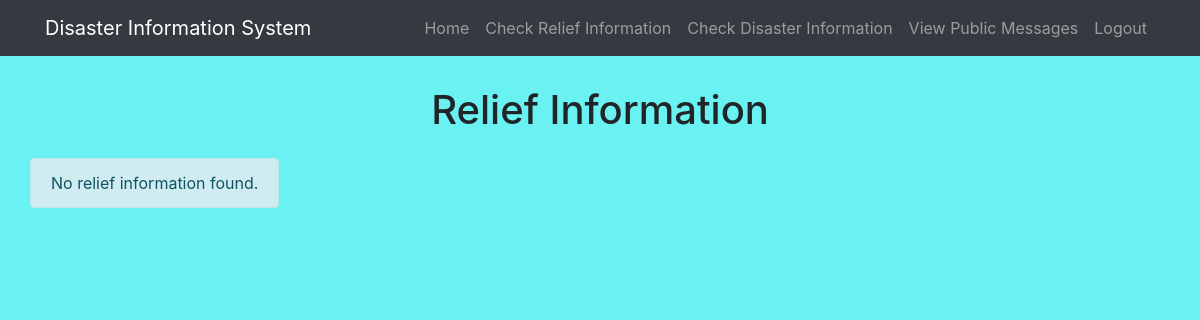
Page /user/relief_information.php on the earlier database version.
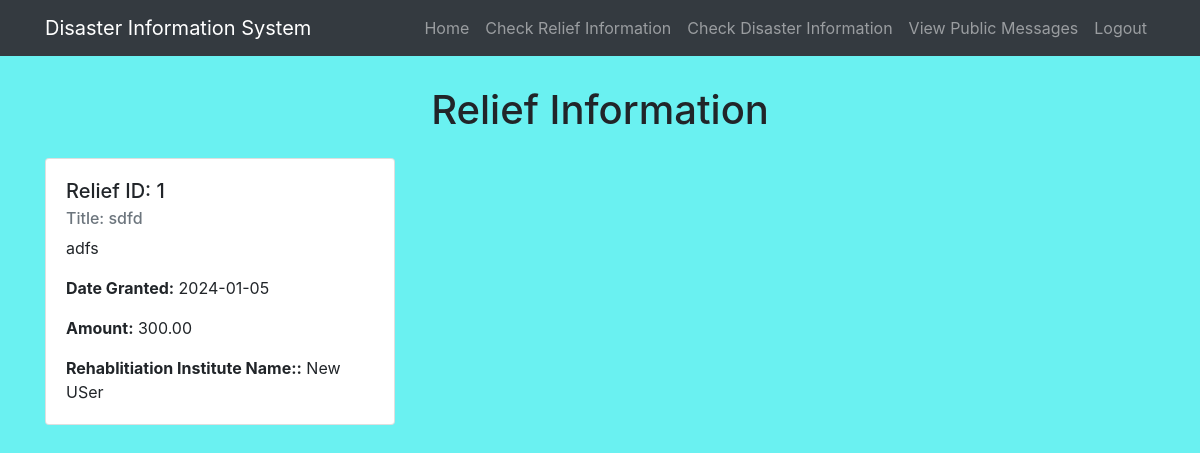
Same page on the later database version.
### tables this page shows
CREATE TABLE `reliefinformation` (
  `ReliefID` int(11) NOT NULL,
  `Title` varchar(255) NOT NULL,
  `Description` text NOT NULL,
  `DateGranted` date NOT NULL,
  `Amount` decimal(10,2) NOT NULL,
  `RehabInstituteID` int(11) NOT NULL,
  `Status` enum('Pending','Rejected','Approved','Granted') NOT NULL
);

CREATE TABLE `user` (
  `UserID` int(11) NOT NULL,
  `Username` varchar(255) NOT NULL,
  `Email` varchar(255) NOT NULL,
  `Password` varchar(255) NOT NULL,
  `ContactInfo` varchar(255) NOT NULL,
  `UserType` enum('General User','Rehabilitation Institutes') NOT NULL,
  `Address` text NOT NULL,
  `Status` varchar(20) NOT NULL DEFAULT 'Pending'
);

### user/relief_information.php (the view, shortened to what this page needs)
<?php
include('config.php');
$sql = "SELECT r.*, u.Username
        FROM ReliefInformation r
        JOIN User u ON r.RehabInstituteID = u.UserID
        WHERE r.Status = 'Granted'";
$result = $conn->query($sql);
?>
<!DOCTYPE html>
<html lang="en">
<head>
    <link rel="stylesheet" href="https://stackpath.bootstrapcdn.com/bootstrap/4.5.2/css/bootstrap.min.css">
    <link rel="stylesheet" href="./css/style.css">
</head>
<body>
    <?php include('navbar.php'); ?>
    <div class="container mt-4">
        <h1 class="mb-4">Relief Information</h1>
        <div class="row">
            <?php
            if ($result->num_rows > 0) {
                while ($row = $result->fetch_assoc()) {
                    echo "<div class='col-md-4 mb-4'>
                            <div class='card'>
                                <div class='card-body'>
                                    <h5 class='card-title'>Relief ID: {$row['ReliefID']}</h5>
                                    <h6 class='card-subtitle mb-2 text-muted'>Title: {$row['Title']}</h6>
                                    <p class='card-text'>{$row['Description']}</p>
                                    <p class='card-text'><strong>Date Granted:</strong> {$row['DateGranted']}</p>
                                    <p class='card-text'><strong>Amount:</strong> {$row['Amount']}</p>
                                    <p class='card-text'><strong>Rehablitiation Institute Name::</strong> {$row['Username']}</p>
                                </div>
                            </div>
                        </div>";
                }
            } else {
                echo "<p class='alert alert-info'>No relief information found.</p>";
            }
            ?>
        </div>
    </div>
</body>
</html>

Differences in the rows shown:
now on this page (row edited): reliefinformation: ReliefID "1", Title "sdfd", Description "adfs", DateGranted "2024-01-05", Amount "300.00", RehabInstituteID.Username "New USer"
Other differences:
text no longer shown: "No relief information found."
